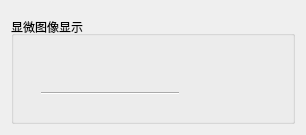
                <widget class="QWidget" name="wgt_scope" native="true">
                 <property name="sizePolicy">
                  <sizepolicy hsizetype="Preferred" vsizetype="Preferred">
                   <horstretch>1</horstretch>
                   <verstretch>0</verstretch>
                  </sizepolicy>
                 </property>
                 <layout class="QVBoxLayout" name="verticalLayout_21" stretch="0">
                  <property name="topMargin">
                   <number>16</number>
                  </property>
                  <item>
                   <widget class="QGroupBox" name="GB_scopeImage">
                    <property name="sizePolicy">
                     <sizepolicy hsizetype="Preferred" vsizetype="Preferred">
                      <horstretch>1</horstretch>
                      <verstretch>1</verstretch>
                     </sizepolicy>
                    </property>
                    <property name="layoutDirection">
                     <enum>Qt::LeftToRight</enum>
                    </property>
                    <property name="autoFillBackground">
                     <bool>true</bool>
                    </property>
                    <property name="title">
                     <string>显微图像显示</string>
                    </property>
                    <property name="alignment">
                     <set>Qt::AlignLeading|Qt::AlignLeft|Qt::AlignVCenter</set>
                    </property>
                    <layout class="QHBoxLayout" name="horizontalLayout_14">
                     <item>
                      <layout class="QVBoxLayout" name="layout_microscope">
                       <item>
                        <widget class="QWidget" name="widget" native="true">
                         <property name="sizePolicy">
                          <sizepolicy hsizetype="Preferred" vsizetype="Fixed">
                           <horstretch>0</horstretch>
                           <verstretch>0</verstretch>
                          </sizepolicy>
                         </property>
                         <layout class="QHBoxLayout" name="horizontalLayout_24">
                          <item>
                           <widget class="QWidget" name="widget_mag" native="true">
                            <property name="sizePolicy">
                             <sizepolicy hsizetype="Preferred" vsizetype="Fixed">
                              <horstretch>0</horstretch>
                              <verstretch>0</verstretch>
                             </sizepolicy>
                            </property>
                            <layout class="QVBoxLayout" name="verticalLayout_5">
                             <item>
                              <widget class="QLabel" name="lbl_mag">
                               <property name="sizePolicy">
                                <sizepolicy hsizetype="Fixed" vsizetype="Fixed">
                                 <horstretch>0</horstretch>
                                 <verstretch>0</verstretch>
                                </sizepolicy>
                               </property>
                               <property name="minimumSize">
                                <size>
                                 <width>80</width>
                                 <height>23</height>
                                </size>
                               </property>
                               <property name="text">
                                <string/>
                               </property>
                               <property name="alignment">
                                <set>Qt::AlignCenter</set>
                               </property>
                              </widget>
                             </item>
                             <item>
                              <widget class="Line" name="line_mag">
                               <property name="sizePolicy">
                                <sizepolicy hsizetype="Fixed" vsizetype="Fixed">
                                 <horstretch>0</horstretch>
                                 <verstretch>0</verstretch>
                                </sizepolicy>
                               </property>
                               <property name="minimumSize">
                                <size>
                                 <width>138</width>
                                 <height>2</height>
                                </size>
                               </property>
                               <property name="maximumSize">
                                <size>
                                 <width>138</width>
                                 <height>2</height>
                                </size>
                               </property>
                               <property name="layoutDirection">
                                <enum>Qt::LeftToRight</enum>
                               </property>
                               <property name="autoFillBackground">
                                <bool>false</bool>
                               </property>
                               <property name="styleSheet">
                                <string notr="true">background-color: rgb(255, 255, 255);
color: rgb(0, 0, 0);</string>
                               </property>
                               <property name="lineWidth">
                                <number>1</number>
                               </property>
                               <property name="midLineWidth">
                                <number>0</number>
                               </property>
                               <property name="orientation">
                                <enum>Qt::Horizontal</enum>
                               </property>
                              </widget>
                             </item>
                            </layout>
                           </widget>
                          </item>
                          <item>
                           <widget class="QLabel" name="lbl_frame">
                            <property name="sizePolicy">
                             <sizepolicy hsizetype="Fixed" vsizetype="Fixed">
                              <horstretch>0</horstretch>
                              <verstretch>0</verstretch>
                             </sizepolicy>
                            </property>
                            <property name="minimumSize">
                             <size>
                              <width>80</width>
                              <height>23</height>
                             </size>
                            </property>
                            <property name="text">
                             <string/>
                            </property>
                           </widget>
                          </item>
                         </layout>
                        </widget>
                       </item>
                      </layout>
                     </item>
                    </layout>
                   </widget>
                  </item>
                 </layout>
                </widget>
